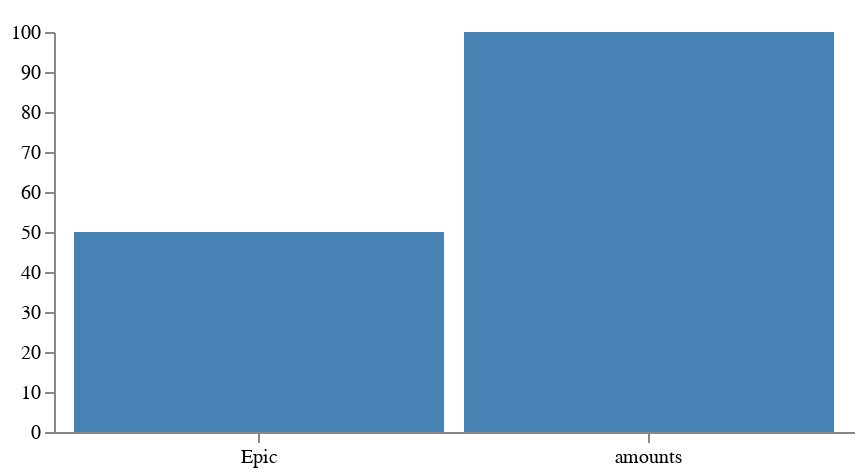

Write notebook code for a chart like this one.
### Code cell
kernel.publish.display(
  almond.interpreter.api.DisplayData(
    data = Map(      
      "application/vnd.vega.v5+json" -> ujson.write(spec, 2)           
    )
  )  
)

### Figure 1 — Vega specification as saved in the notebook (floating-point values rounded to 4 significant figures)
{"$schema": "https://vega.github.io/schema/vega/v5.json", "axes": [{"orient": "bottom", "scale": "xscale"}, {"orient": "left", "scale": "yscale"}], "data": [{"name": "table", "values": [{"amount": 50, "category": "Epic"}, {"amount": 100, "category": "amounts"}]}], "description": "A basic bar chart example, with value labels shown upon mouse hover.", "height": 200, "marks": [{"encode": {"enter": {"width": {"band": 1, "scale": "xscale"}, "x": {"field": "category", "scale": "xscale"}, "y": {"field": "amount", "scale": "yscale"}, "y2": {"scale": "yscale", "value": 0}}, "hover": {"fill": {"value": "red"}}, "update": {"fill": {"value": "steelblue"}}}, "from": {"data": "table"}, "type": "rect"}, {"encode": {"enter": {"align": {"value": "center"}, "baseline": {"value": "bottom"}, "fill": {"value": "#333"}}, "update": {"fillOpacity": [{"test": "datum === tooltip", "value": 0}, {"value": 1}], "text": {"signal": "tooltip.amount"}, "x": {"band": 0.5, "scale": "xscale", "signal": "tooltip.category"}, "y": {"offset": -2, "scale": "yscale", "signal": "tooltip.amount"}}}, "type": "text"}], "padding": 5, "scales": [{"domain": {"data": "table", "field": "category"}, "name": "xscale", "padding": 0.05, "range": "width", "round": true, "type": "band"}, {"domain": {"data": "table", "field": "amount"}, "name": "yscale", "nice": true, "range": "height"}], "signals": [{"name": "tooltip", "on": [{"events": "rect:mouseover", "update": "datum"}, {"events": "rect:mouseout", "update": "{}"}], "value": {}}], "width": 400}
